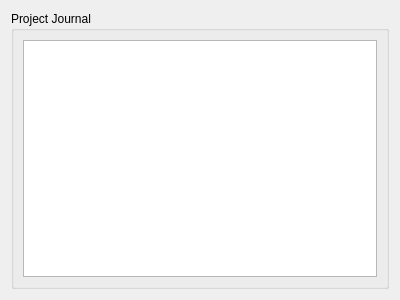
<?xml version="1.0" encoding="UTF-8"?>
<ui version="4.0">
 <class>JournalEditorWidget</class>
 <widget class="QWidget" name="JournalEditorWidget">
  <property name="geometry">
   <rect>
    <x>0</x>
    <y>0</y>
    <width>400</width>
    <height>300</height>
   </rect>
  </property>
  <layout class="QVBoxLayout" name="verticalLayout_2">
   <item>
    <widget class="QGroupBox" name="groupBox">
     <property name="title">
      <string>Project Journal</string>
     </property>
     <layout class="QGridLayout" name="gridLayout_2">
      <item row="0" column="0">
       <widget class="KRichTextWidget" name="editor">
        <property name="richTextSupport">
         <set>KRichTextWidget::SupportAlignment|KRichTextWidget::SupportBold|KRichTextWidget::SupportChangeListStyle|KRichTextWidget::SupportDedentLists|KRichTextWidget::SupportDirection|KRichTextWidget::SupportFontSize|KRichTextWidget::SupportHyperlinks|KRichTextWidget::SupportIndentLists|KRichTextWidget::SupportItalic|KRichTextWidget::SupportRuleLine|KRichTextWidget::SupportSuperScriptAndSubScript|KRichTextWidget::SupportToPlainText</set>
        </property>
       </widget>
      </item>
     </layout>
    </widget>
   </item>
  </layout>
 </widget>
 <customwidgets>
  <customwidget>
   <class>KRichTextEdit</class>
   <extends>KTextEdit</extends>
   <header>krichtextedit.h</header>
  </customwidget>
  <customwidget>
   <class>KTextEdit</class>
   <extends>QTextEdit</extends>
   <header>ktextedit.h</header>
  </customwidget>
  <customwidget>
   <class>KRichTextWidget</class>
   <extends>KRichTextEdit</extends>
   <header>krichtextwidget.h</header>
  </customwidget>
 </customwidgets>
 <resources/>
 <connections/>
</ui>
